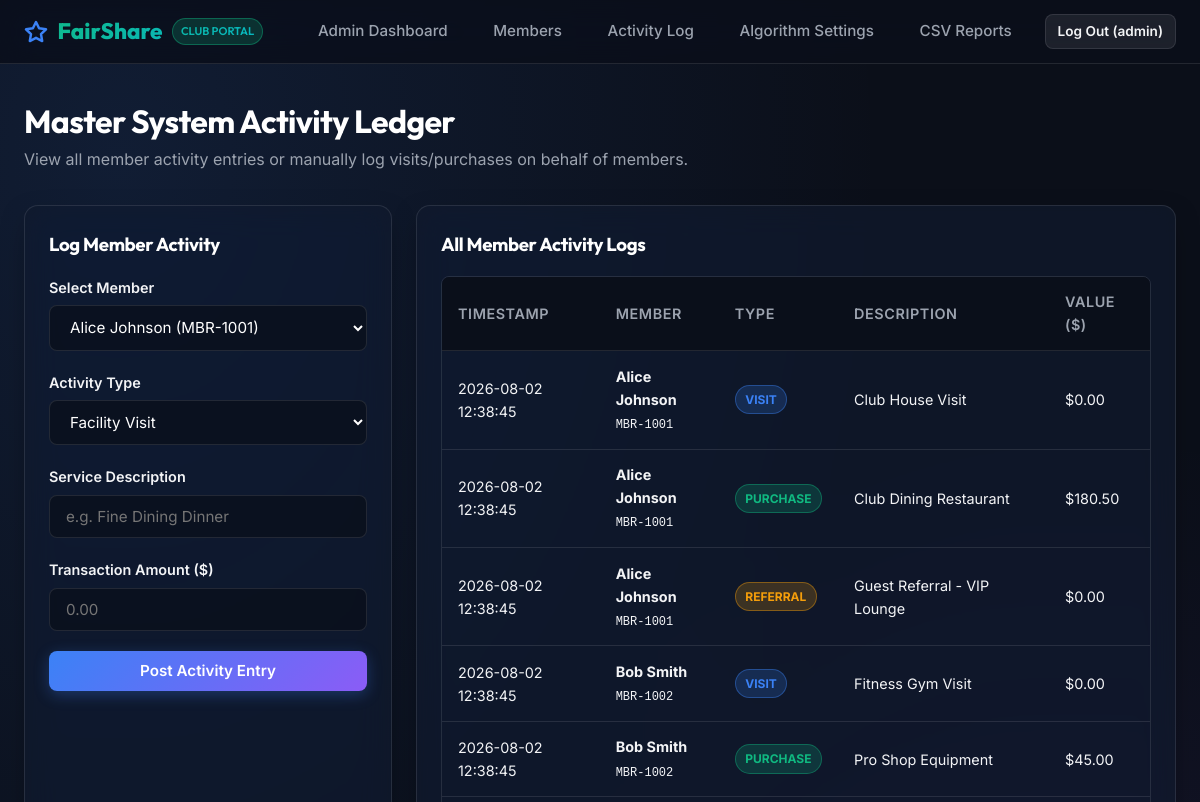
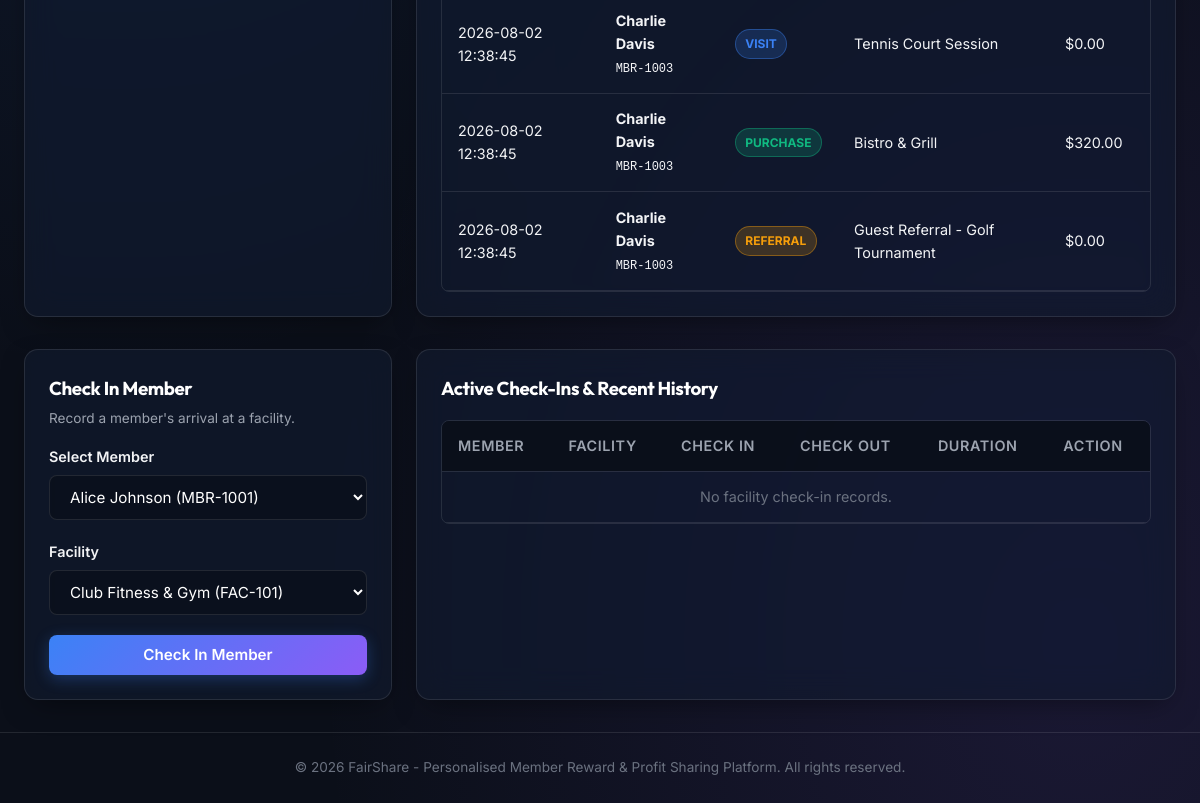
The page /admin/activity (signed in) on the database as committed earlier (2 pictures, top to bottom).
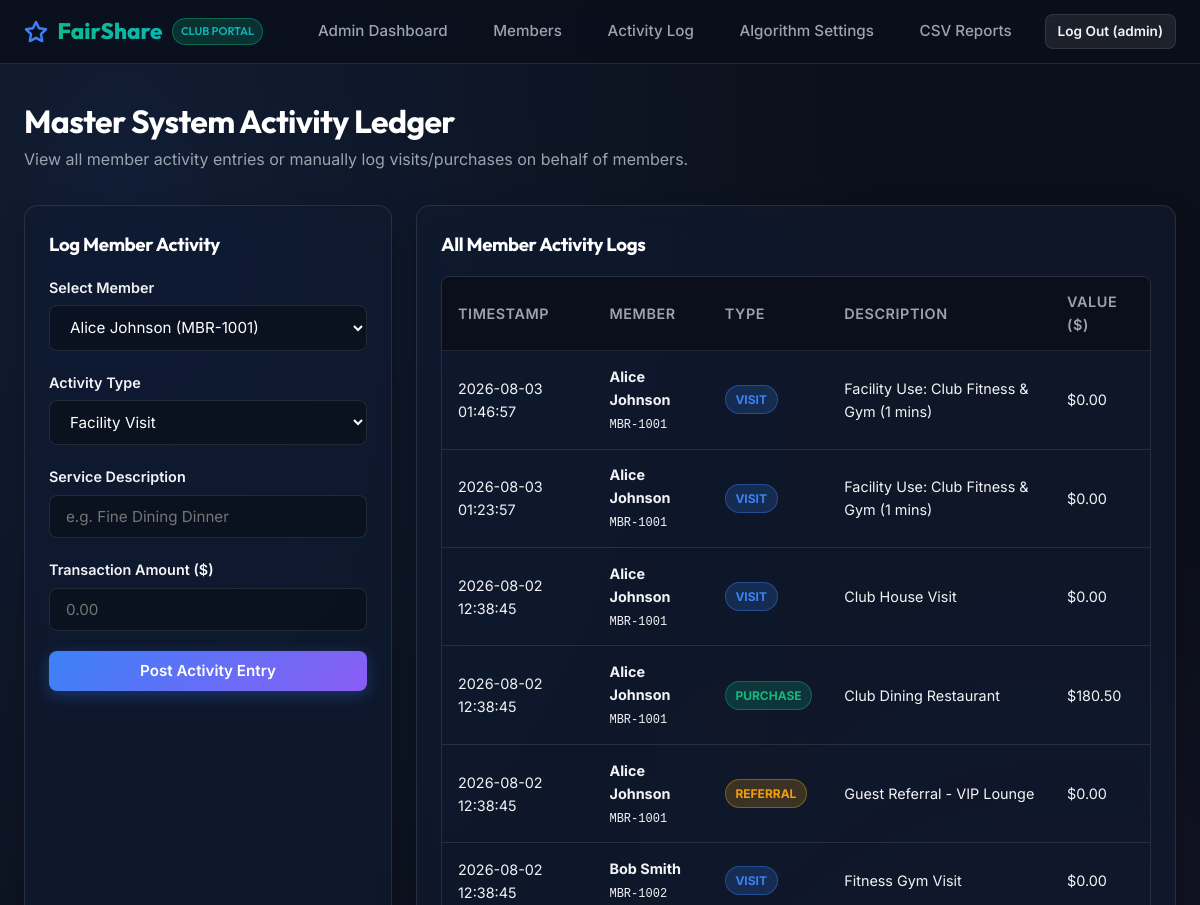
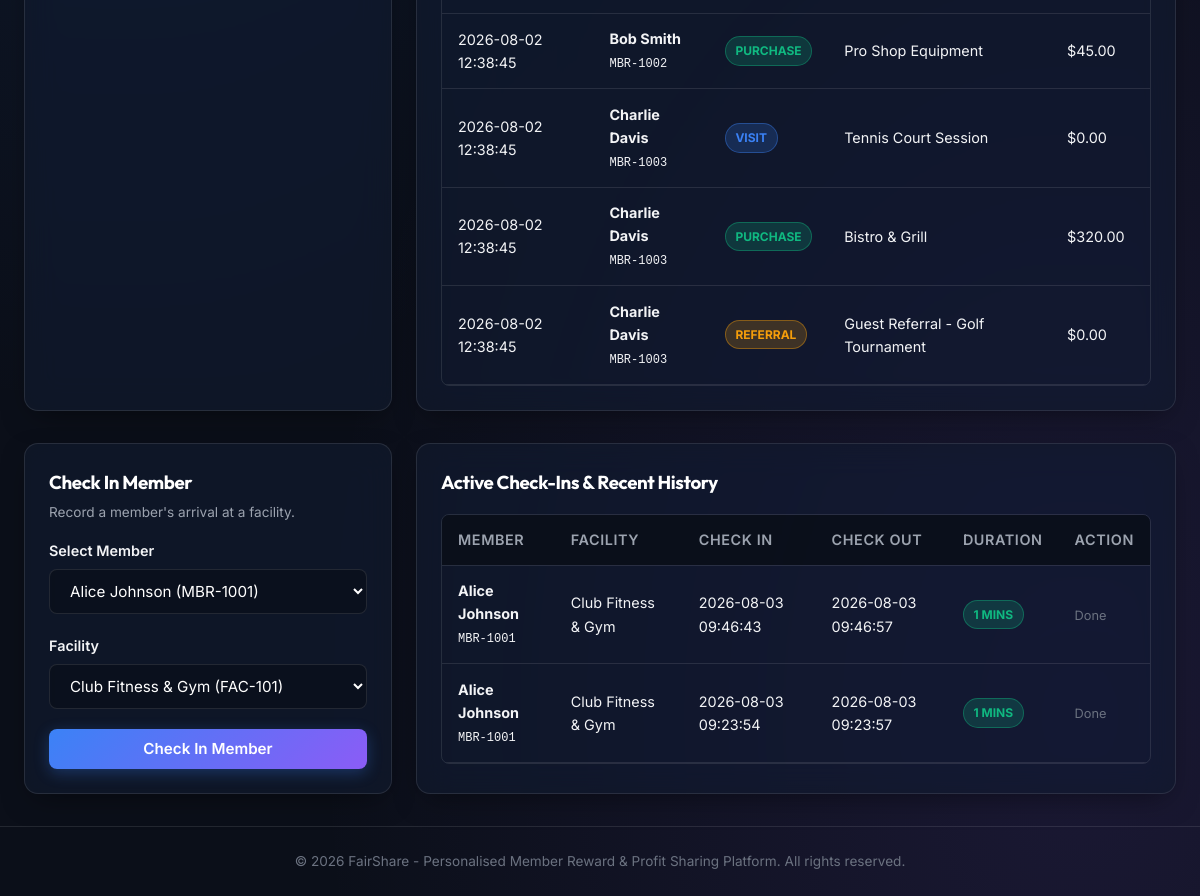
The same page on the database as committed later (2 pictures, top to bottom).
### tables this page shows
CREATE TABLE activities (
            id INTEGER PRIMARY KEY AUTOINCREMENT,
            member_id INTEGER NOT NULL,
            activity_type TEXT NOT NULL CHECK(activity_type IN ('visit', 'purchase', 'referral', 'facility')),
            service_name TEXT NOT NULL,
            transaction_value REAL DEFAULT 0.0,
            guest_count INTEGER DEFAULT 0,
            created_at TIMESTAMP DEFAULT CURRENT_TIMESTAMP,
            FOREIGN KEY (member_id) REFERENCES members (id) ON DELETE CASCADE
        );

CREATE TABLE members (
            id INTEGER PRIMARY KEY AUTOINCREMENT,
            user_id INTEGER UNIQUE NOT NULL,
            full_name TEXT NOT NULL,
            membership_type TEXT NOT NULL DEFAULT 'Standard',
            email TEXT NOT NULL,
            phone TEXT,
            member_code TEXT UNIQUE NOT NULL,
            join_date TIMESTAMP DEFAULT CURRENT_TIMESTAMP,
            FOREIGN KEY (user_id) REFERENCES users (id) ON DELETE CASCADE
        );

CREATE TABLE facility_checkins (
            id INTEGER PRIMARY KEY AUTOINCREMENT,
            member_id INTEGER NOT NULL,
            facility_name TEXT NOT NULL,
            check_in_time TIMESTAMP NOT NULL,
            check_out_time TIMESTAMP,
            duration_minutes INTEGER DEFAULT 0,
            status TEXT DEFAULT 'active' CHECK(status IN ('active', 'completed')), guest_id INTEGER REFERENCES guest_ids(id) ON DELETE CASCADE,
            FOREIGN KEY (member_id) REFERENCES members (id) ON DELETE CASCADE
        );

### main.py (the view, shortened to what this page needs)
@app.route('/admin/activity', methods=['GET', 'POST'])
@admin_required
def admin_activity():
    conn = get_db()
    cursor = conn.cursor()
    cursor.execute('''
        SELECT a.*, m.full_name, m.member_code
        FROM activities a JOIN members m ON a.member_id = m.id
        ORDER BY a.created_at DESC
    ''')
    activities = cursor.fetchall()
    cursor.execute("SELECT id, full_name, member_code FROM members ORDER BY full_name")
    all_members = cursor.fetchall()
    cursor.execute('''
        SELECT fc.*, m.full_name, m.member_code, g.guest_name
        FROM facility_checkins fc
        JOIN members m ON fc.member_id = m.id
        LEFT JOIN guest_ids g ON fc.guest_id = g.id
        ORDER BY fc.check_in_time DESC
    ''')
    checkins = cursor.fetchall()
    conn.close()
    return render_template('admin/activity.html', activities=activities, all_members=all_members, checkins=checkins, facilities=FACILITIES)

### database.py (called while the page is built)
def get_db():
    db_path = Config.DATABASE
    os.makedirs(os.path.dirname(db_path), exist_ok=True)
    conn = sqlite3.connect(db_path)
    conn.row_factory = sqlite3.Row
    conn.execute("PRAGMA foreign_keys = ON;")
    return conn

### main.py (called while the page is built)
@app.after_request
def add_header(response):
    if app.debug:
        response.headers['Cache-Control'] = 'no-cache, no-store, must-revalidate'
    else:
        response.headers['Cache-Control'] = 'public, max-age=3600'
    return response

def admin_required(f):
    @functools.wraps(f)
    def decorated_function(*args, **kwargs):
        if 'user_id' not in session or session.get('role') != 'admin':
            flash('Unauthorized access! Administrator privileges required.', 'danger')
            return redirect(url_for('login'))
        return f(*args, **kwargs)
    return decorated_function

### templates/admin/activity.html (shortened to what the changed rows need)
{% extends "base.html" %}
{% block content %}
<div style="margin-bottom: 2rem;">
  <h1>Master System Activity Ledger</h1>
</div>
<div class="grid grid-cols-3" style="gap: 1.5rem; margin-bottom: 2rem;">
  <div class="card" style="grid-column: span 2;">
    <div class="table-container" style="margin-top: 1rem;">
      <table class="table">
        <thead>
          <tr>
            <th>Timestamp</th>
            <th>Member</th>
            <th>Type</th>
            <th>Description</th>
            <th>Value ($)</th>
          </tr>
        </thead>
        <tbody>
          {% for act in activities %}
            <tr>
              <td>{{ act.created_at }}</td>
              <td><strong>{{ act.full_name }}</strong><br><code style="font-size: 0.75rem;">{{ act.member_code }}</code></td>
              <td>
                {% if act.activity_type == 'visit' %}
                  <span class="badge badge-blue">Visit</span>
                {% elif act.activity_type == 'purchase' %}
                  <span class="badge badge-emerald">Purchase</span>
                {% elif act.activity_type == 'referral' %}
                  <span class="badge badge-amber">Referral</span>
                {% else %}
                  <span class="badge badge-purple">Facility</span>
                {% endif %}
              </td>
              <td>{{ act.service_name }}</td>
              <td>${{ "%.2f"|format(act.transaction_value) }}</td>
            </tr>
          {% else %}
            <tr><td colspan="5" style="text-align:center; color: var(--text-dim);">No activities recorded in ledger.</td></tr>
          {% endfor %}
        </tbody>
      </table>
    </div>
  </div>
</div>
<div class="grid grid-cols-3" style="gap: 1.5rem;">
  <div class="card" style="grid-column: span 2;">
    <div class="table-container" style="margin-top: 1rem;">
      <table class="table">
        <thead>
          <tr>
            <th>Member</th>
            <th>Facility</th>
            <th>Check In</th>
            <th>Check Out</th>
            <th>Duration</th>
            <th>Action</th>
          </tr>
        </thead>
        <tbody>
          {% for chk in checkins %}
            <tr>
              <td><strong>{{ chk.full_name }}</strong><br><code style="font-size: 0.75rem;">{{ chk.member_code }}</code></td>
              <td>{{ chk.facility_name }}</td>
              <td>{{ chk.check_in_time }}</td>
              <td>{{ chk.check_out_time or '—' }}</td>
              <td>
                {% if chk.status == 'completed' %}
                  <span class="badge badge-emerald">{{ chk.duration_minutes }} mins</span>
                {% else %}
                  <span class="badge badge-amber">Active</span>
                {% endif %}
              </td>
              <td>
                {% if chk.status == 'active' %}
                  <form action="{{ url_for('admin_checkout', checkin_id=chk.id) }}" method="POST" style="display:inline;">
                    <button type="submit" class="btn btn-emerald btn-sm">Check Out</button>
                  </form>
                {% else %}
                  <span style="color: var(--text-dim); font-size: 0.8rem;">Done</span>
                {% endif %}
              </td>
            </tr>
          {% else %}
            <tr><td colspan="6" style="text-align:center; color: var(--text-dim);">No facility check-in records.</td></tr>
          {% endfor %}
        </tbody>
      </table>
    </div>
  </div>
</div>
{% endblock %}

Rows that differ between the two databases and show on the page:
added activities: created_at "2026-08-03 01:46:57", full_name "Alice Johnson", member_code "MBR-1001", activity_type "VISIT", service_name "Facility Use: Club Fitness & Gym (1 mins)", transaction_value "0.00"
added activities: created_at "2026-08-03 01:23:57", full_name "Alice Johnson", member_code "MBR-1001", activity_type "VISIT", service_name "Facility Use: Club Fitness & Gym (1 mins)", transaction_value "0.00"
added facility_checkins: full_name "Alice Johnson", member_code "MBR-1001", facility_name "Club Fitness & Gym", check_in_time "2026-08-03 09:46:43", check_out_time "2026-08-03 09:46:57", duration_minutes "1", status "Done"
added facility_checkins: full_name "Alice Johnson", member_code "MBR-1001", facility_name "Club Fitness & Gym", check_in_time "2026-08-03 09:23:54", check_out_time "2026-08-03 09:23:57", duration_minutes "1", status "Done"
Other text that changed with them:
text no longer shown: "No facility check-in records."
